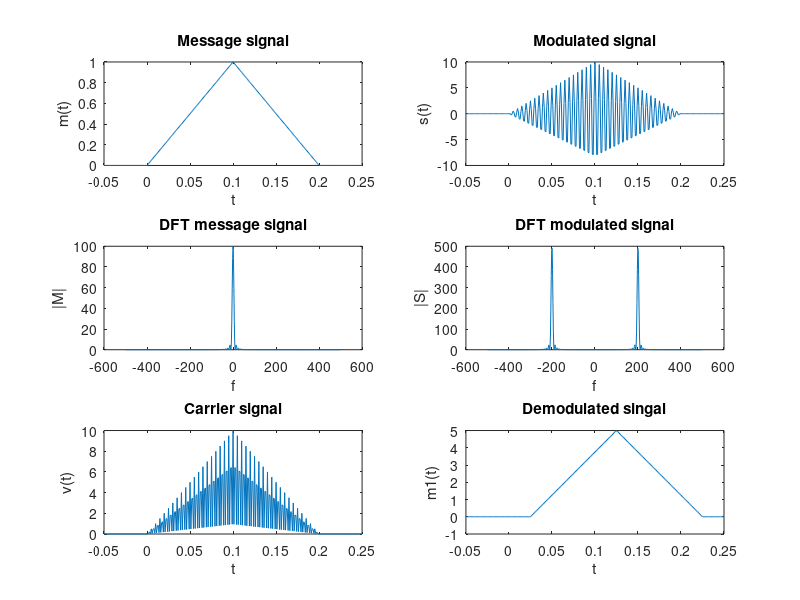

Write MATLAB code to recreate this figure.
%% This is a sampling theorem program

clc;
clear all;
close all;

ac = 10;
fc = 200; % Carrier frequency
ts = 0.001; % Sampling time

% LPF
nlp = 50;
bw = 150;

t = [-0.05 : ts : 0.25];
m = zeros(1,length(t));

m(t>=0 & t<0.1) = 10*t(t>=0 & t<0.1);
m(t>=0.1 & t<=0.2) = 10*(0.2 - t(t>=0.1 & t<=0.2));

subplot(3,2,1);
plot(t,m);
title("Message signal");
xlabel("t");
ylabel("m(t)");

% DSBSC signal

s = m .* (ac * cos(2*pi*fc*t));
subplot(3,2,2);
plot(t,s);
title("Modulated signal");
xlabel("t");
ylabel("s(t)");

% Discrete-time sampled signal

Nfft = length(t);

Nfft = 2^ceil(log2(Nfft)); % radix-2 

f = ((-Nfft/2) : (Nfft/2)-1)/(Nfft*ts);

% Plotting spectrum of m(t)

M = fft(m,Nfft);
M = fftshift(M);
subplot(3,2,3);
plot(f, abs(M));
title("DFT message signal");
xlabel("f");
ylabel("|M|")

% Plotting spectrum of s(t)

S = fft(s, Nfft);
S = fftshift(S);
subplot(3,2,4);
plot(f, abs(S));
title("DFT modulated signal");
xlabel("f");
ylabel("|S|");

% Demodulation

v = s .* cos(2*pi*fc*t);

% LPF 

h = fir1(nlp, 2*bw*ts);
m1 = filter(h,1,v);

% Plotting the demodulated signal

subplot(3,2,5);
plot(t, v);
title("Carrier signal")
xlabel("t");
ylabel("v(t)");

subplot(3,2,6);
plot(t, m1);
title("Demodulated singal");
xlabel("t");
ylabel("m1(t)");
